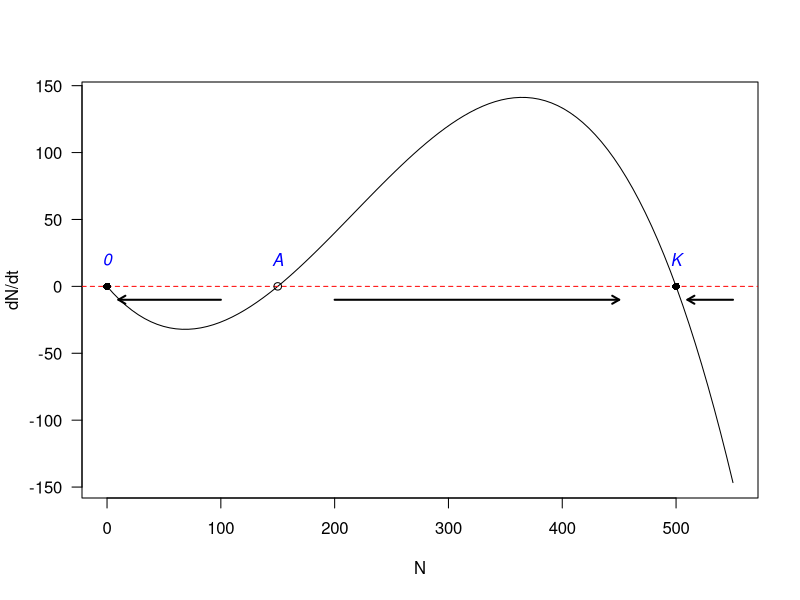
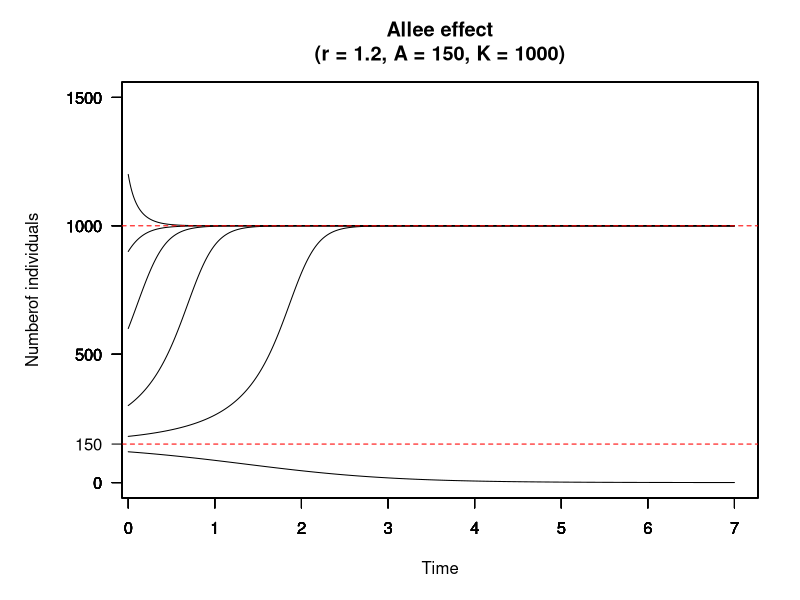

Source code (R) for these figures, in order:
## ---- chunk 1
knitr::include_app("https://genchanghsu0115.shinyapps.io/Logistic_mod_shinyapp/", height = "500px")
## ---- chunk 2
r = 1
A = 150
K = 500
curve(r*x*(1-x/K)*(x/A-1), from = 0, to = 550, xlim = c(0, 550),
      xlab = "N", ylab = "dN/dt", las = 1)
abline(h = 0, lty = 2, col ="red")
points(y = rep(0, 3), x = c(0, A, K), pch = c(16, 1, 16))
text(x = c(0, A, K), y = rep(20, 3), labels = c("0", "A", "K"), font = 3, col = "blue")
arrows(x0 = c(100, 200, 550), y0 = -10, x1 = c(10, 450, 510), y1 = -10, length = 0.08, lwd = 2)
## ---- chunk 3
library(deSolve)
Allee <- function(t, state, pars) {
  with(as.list(c(state, pars)), {
    dN_dt = r*N*(1-N/K)*(N/A-1)
    return(list(c(dN_dt)))
    })
}
t <- seq(0, 7, by = 0.01)

state <- c(120,180, 300, 600, 900, 1200)
names(state) <- rep("N", time = length(state))
pars <- c(r = 1.2, A = 150, K = 1000)
par(mar = c(5, 4+2, 4,2) + 0.1)

for(i in 1:length(state)){
  #runthe ode solver
  pop_size <- ode(func = Allee, t = t, y = state[i], par = pars)
  plot(pop_size,ann = F, las =T, ylim = c(0, 1500), xlim = c(0.2,7))
  par(new = TRUE)
}
abline(h = 1000, col = "red", lty = 2)
abline(h = 150, col = "red", lty = 2)
axis(side = 2, at = 150, las = T)
title(main = paste0("Allee effect\n(r = ",pars["r"],
                  ", A = ",pars["A"],
                  ", K = ",pars["K"], ")"),
      xlab = "Time")
title(ylab = "Numberof individuals", line = 4)
